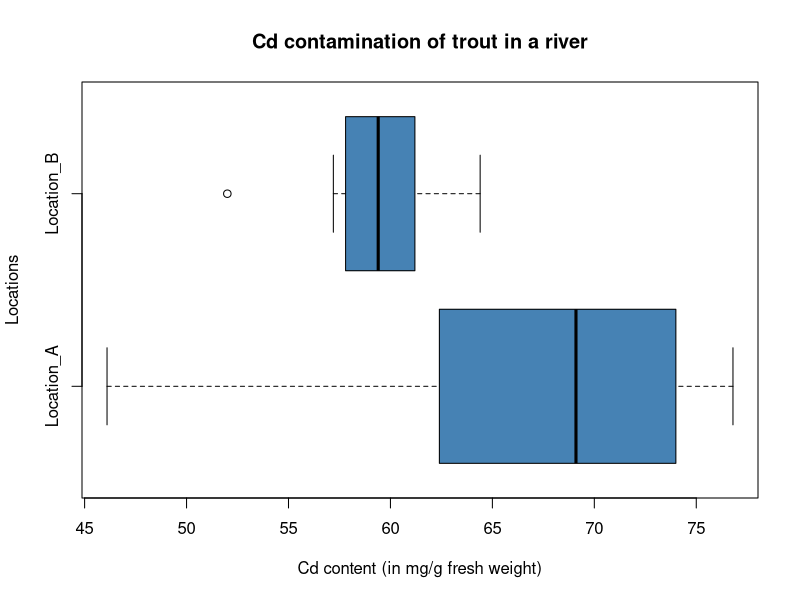

Generate this figure with R:
#Task_1

#In an investigation of the Cd contamination of trout in a river, ten trout were caught at each of
#two locations and their Cd content (in mg/g fresh weight) was determined.

#Location A and Location B:
Loc_A <- c(76.8, 72.3, 74.0, 73.2, 46.1, 76.5, 61.9, 62.4, 65.9, 62.4)
Loc_B <- c(64.4, 60.0, 59.4, 61.2, 52.0, 58.1, 62.0, 57.8, 57.2)


#a) Draw parallel box plots. What do you observe?

observations <- boxplot(Loc_A, Loc_B, names = c("Location_A", "Location_B"), main = "Cd contamination of trout in a river",
                       xlab = "Cd content (in mg/g fresh weight)", ylab = "Locations", col = 'steelblue',
                       horizontal = TRUE)

rownames(observations$stats)<-c("Minimum","First Quartile","Median","Third Quartile","Maximum")
colnames(observations$stats) <- c("Location_A","Location_B")
observations$stats

#From the boxplot, 

#we can visualize the five-number summary for Location A and Location B as below: 
#                 Location_A Location_B
#Minimum              46.1       57.2
#First Quartile       62.4       57.8
#Median               69.1       59.4 (Line within the box - Center of distribution)
#Third Quartile       74.0       61.2
#Maximum              76.8       64.4

#IQR(Interquartile Range): The length of the box which ranges between the first quartile and the third quartile
#ranges: (62.4 - 74.0) in Location A and (57.8 - 61.2) in Location B

#Whiskers : The two lines outside the box, 
#Location A: Lines go from 46.1(minimum) to 64.4(lower quartile) and 74.0(Upper quartile) to 76.8(Maximum)
#Location B: Lines go from 57.2(minimum) to 57.8(lower quartile) and 61.2(Upper quartile) to 64.4(Maximum)

#Skewness and symmetry:
#Location A is said to be Negatively skewed as:
#the left whisker is longer than the right whisker,
#the median is closer to the right of the box
#Most of the data is concentrated at the right end of the distribution
#Location B is said to be relatively symmetric as:
#the median is close to the center of the box

#Outliers:
#At Location B,  the data point 52.0 is said to be outlier that lies outside the whiskers 
#since the value of the point is lesser than lower outlier bound(A_u) value
#A_u = (first quartile - 1.5 * IQR) = (Q1 - 1.5 * (Q3 - Q1)) = 52.7 (< 52.0)

#Comparitive Analysis:
#As we could observe that there is no overlapping between the boxes, 
#which suggests significant differences in the distribution groups. 



#b) Test for the level α = 0.05 whether the Cd contents measured at both locations can be
#regarded as realizations of a normally distributed random variable.

#Null Hypothesis: Loc_A and Loc_B are normally distributed
#Alternate Hypothesis: Loc_A and Loc_B are not normally distributed

#Two independent samples Loc_A and Loc_B(Not paired)
#We need to conduct 2 SHAPIRO-WILK tests for Loc_A and Loc_B
#Normally distributed: If the P-value of Shapiro Wilk test is larger than 0.05(alpha)

shapiro.test(Loc_A)

#p-value = 0.09526

shapiro.test(Loc_B)

#p-value = 0.7679

#From the shapiro test, we can clearly see that the p-values at both the Location A and Location B
#are larger than α/2(since we are checking both the samples are normally distributed) = 0.05/2 = 0.025
#so that we can conclude that the cd contents at both the location variables are normally distributed



#c) Test for the level α = 0.05 whether the variances of the Cd contents are equal or significantly
#different from each other.

#Null Hypothesis: Sample Variances are equal
#Alternate Hypothesis: Sample Variances are not equal

var.test(Loc_A, Loc_B)

#p-value = 0.01022

#From the test, we could clearly see that the p-value is smaller than alpha(0.05) value,
#which shows that the the variances of the Cd contents are significantly different from eachother.


#d) Test for the level α = 0.05 whether the expected Cd content at location A is significantly
#greater than that at location B.

#Null Hypothesis: means at Loc_A and Loc_B are equal
#Alternate Hypothesis: mean at Loc_A > mean at Loc_B

#sample situation - Two independent samples Loc_A and Loc_B
#To be tested - Location, particlarly, the mean
#Available tests - Two sample t-test, Welch t-test, Wilcoxon rank sum test
#Need to validate before choosing the test:
#i) Normal distribution and (ii) equal variances for Location A and Location B

#i) From b) we can say that at the Loc_A and Loc_B, Cd contents are normally distribiuted
#ii) From c) we can conclude that the variances of the Cd contents are not equal

t.test(Loc_A, Loc_B, var.equal = FALSE, alternative = "greater")


#p-value = 0.01433


#From the test, the p-value( 0.01433) is smaller than α = 0.05, need to reject the null hypothesis.
#we can conclude that the mean at Location A significantly greater than the mean at Location B.


